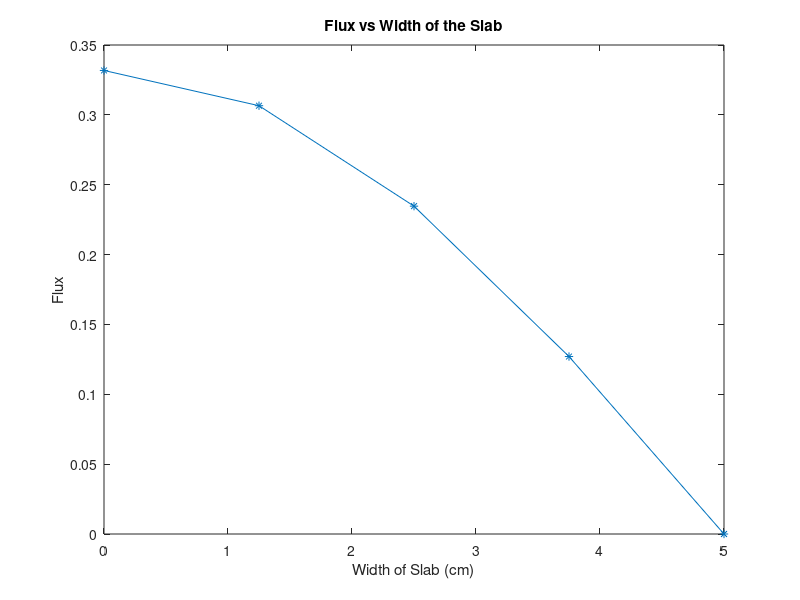

This figure's MATLAB source:
clear all;
clc;
format long g;
prompt1 = 'How many nodes are desired: ';
prompt2 = 'Width of the slab in cm: ';
N = input(prompt1);
W = input(prompt2);
Sigtr = 3.62.*10.^(-2);
Sigabs = .1532;
vsig = .1570;
S = 10.^8;
D = 1./(3.*Sigtr);
dx = W./(N-1);
x = 0:dx:W;
A = zeros(N-1);
A(1,1) = (Sigabs./2 + D./dx.^2);
A(1,2) = (-D./dx.^2);
A(N-1,N-2) = (-D./dx.^2);
A(N-1,N-1) = (Sigabs + 2.*D./dx.^2); 
for i = 2:N-2
    A(i,i) = (Sigabs + 2.*D./dx.^2);
    A(i,i+1) = (-D./dx.^2);
    A(i,i-1) = (-D./dx.^2);
end
for i = 1:N-1
    if i==1
        B(i,i) = vsig./2;
    else
        B(i,i) = vsig;
    end
end
% Initial Guess for Flux, k-eff, and Source
for i = 1:N-1;
flux(i,1) = 1;
end
k = 1.00;
S=(1./k).*B*flux;
plot(flux);
flxdiff=1.0;
 
% Iteration
while(flxdiff>0.001)
oldflux=flux;
oldk=k;
oldS=S;
 
flux=inv(A)*oldS;
 
S=1/oldk*B*flux;
k=oldk*sum(S)/sum(oldS);
flxdiff=0.0;
for i=1:N-1
flxdiff = flxdiff + (flux(i)-oldflux(i))^2;
end
flxdiff = sqrt(flxdiff)
end
critlength = pi./2.*sqrt(D./(vsig-Sigabs))
% Normalize Flux (Integral of flux set to unity)
 
total = sum(flux)
flux = flux/total
 
% Add last node (zero flux condition)
  
flux(N)=0
plot(x,flux,'-*')
 
kvalue=num2str(k)
 
xlabel('Width of Slab (cm)')
ylabel('Flux')
title('Flux vs Width of the Slab')
text(10,0.025,'k-eff = ')
text(17,0.025,kvalue)
 

